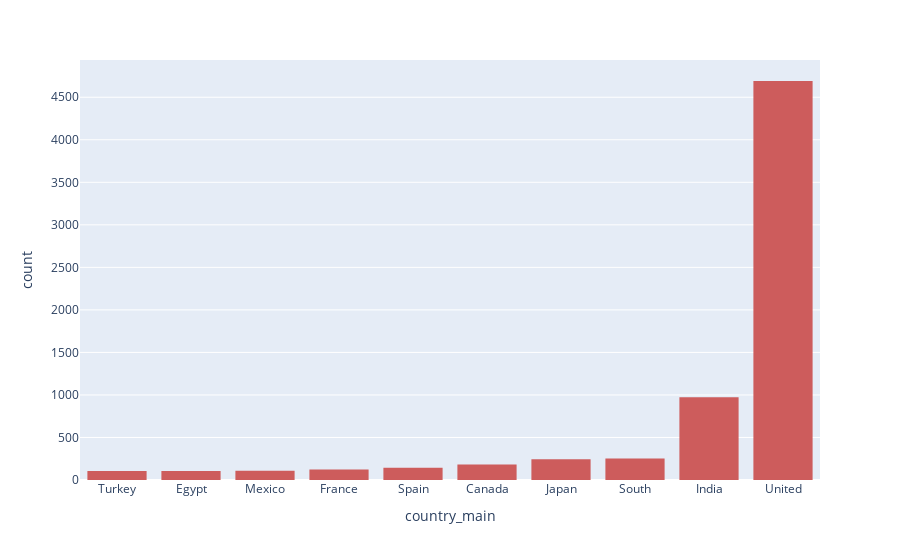

The notebook cell this image was saved under:
### Markdown cell above
- Conclusion:-

The above plot shows the distribution of Movies and TV Shows separately based upon the year of adding. There is a noticable increase in the number of shows added throughout the years. For movies 2019 records the maximum number while for TV shows the year 2020 records the maximum number of addition of shows.

### Code cell
#  Get top 10 countries by count
top_10 = df['country_main'].value_counts().nlargest(10).index.tolist()
# filter
top_10_df = df[df['country_main'].isin(top_10)]
fig = px.histogram(top_10_df, x= 'country_main', color_discrete_sequence=['indianred'])
fig.update_xaxes(categoryorder = 'total ascending')
fig.show()

### Figure 1 — Plotly figure (JSON) as saved in the notebook; plotly's stock layout.template omitted (floating-point values rounded to 4 significant figures; data arrays with more than 128 entries replaced by an {"elided": "..."} marker saying what was removed)
{"data": [{"alignmentgroup": "True", "bingroup": "x", "hovertemplate": "country_main=%{x}<br>count=%{y}<extra></extra>", "legendgroup": "", "marker": {"color": "indianred", "pattern": {"shape": ""}}, "name": "", "offsetgroup": "", "orientation": "v", "showlegend": false, "type": "histogram", "x": {"elided": "6931 str values"}, "xaxis": "x", "yaxis": "y"}], "layout": {"barmode": "relative", "legend": {"tracegroupgap": 0}, "margin": {"t": 60}, "xaxis": {"anchor": "y", "categoryorder": "total ascending", "domain": [0, 1], "title": {"text": "country_main"}}, "yaxis": {"anchor": "x", "domain": [0, 1], "title": {"text": "count"}}}}
